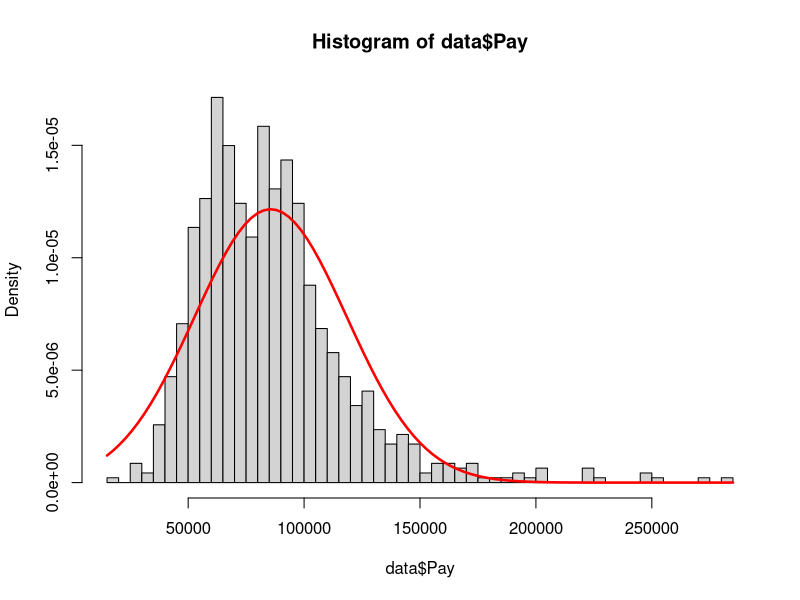
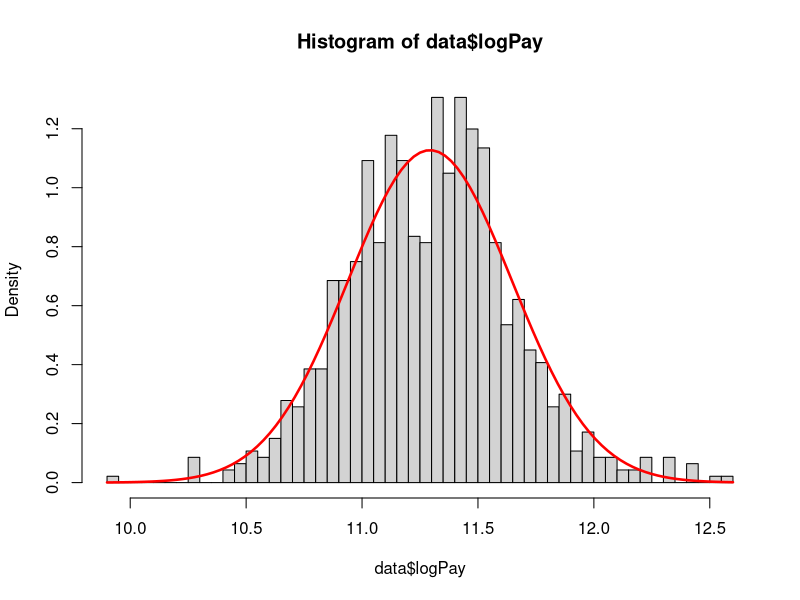
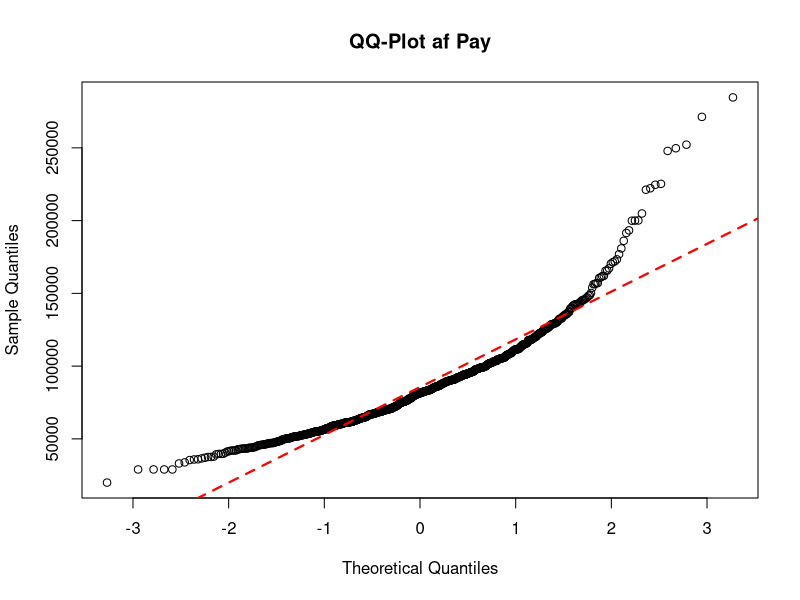
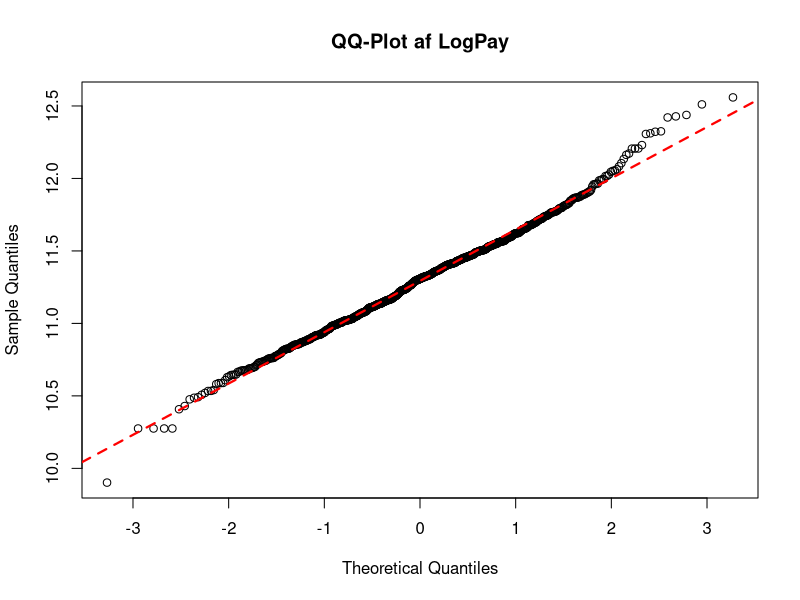

The R script that drew these images, in order:
setwd("~/Documents/GitHub/R/SS/SS5a")
data <- read.table("paydata2017.txt", header=TRUE)
data <- transform(data, logPay=log(data$Pay))

# 1. Opgave
payMedian <- median(data$Pay)
payAverage <- mean(data$Pay)
paySampleVariance <- var(data$Pay)
paySampleDeviation <- sd(data$Pay)
logPayMedian <- median(data$logPay)
logPayAverage <- mean(data$logPay)
logPaySampleVariance <- var(data$logPay)
logPaySampleDeviation <- sd(data$logPay)

# 2. Opgave
hist(data$Pay, prob=TRUE, breaks=50)
f1 <- function(x) dnorm(x, mean=payAverage, sd=paySampleDeviation)
curve(f1, add=TRUE, col="red", lwd=2.5)

hist(data$logPay, prob=TRUE, breaks=50)
f2 <- function(x) dnorm(x, mean=logPayAverage, sd=logPaySampleDeviation)
curve(f2, add=TRUE, col="red", lwd=2.5)

# For Pay
qqPay <- qqnorm(data$Pay, main="QQ-Plot af Pay")
abline(payAverage, paySampleDeviation, col="red", lwd=2.2, lty=2)
# For LogPay
qqLogPay <- qqnorm(data$logPay, main="QQ-Plot af LogPay")
abline(logPayAverage, logPaySampleDeviation, col="red", lwd=2.2, lty=2)

# 3. Opgave
# med normalfordeling
integrate(f1, 100000, max(data$Pay))
# uden normalfordelingsantagelse
length(data$Pay[data$Pay>=100000])/length(data$Pay)

# 7. Opgave
simX <- rnorm(10000, 0, 1.5)
simY <- exp(simX)
# Vi beregner middelværdien for simulationerne for Y
mean(simY)
# Vi beregner middelværdien for alle andre givne mulige udtryk, og tager differencen
abs(exp(0)-mean(simY))
abs(exp(0 - (1.5^2))-mean(simY))
abs(exp(0 + (1.5^2))-mean(simY))
abs(exp(0 + (1.5^2) / 2)-mean(simY))
abs(exp(0 + 1.5)-mean(simY))